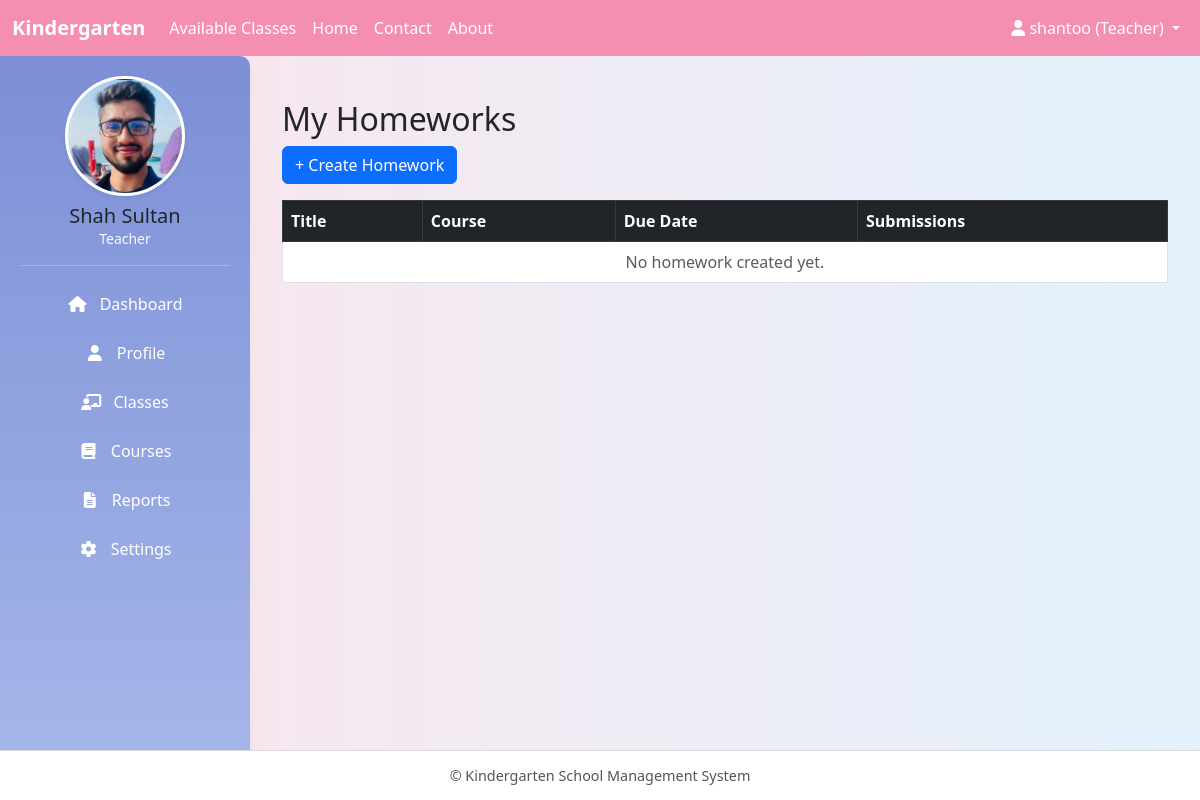
/teacher/teacher_homeworks/ (signed in), run on an earlier commit of the app's database.
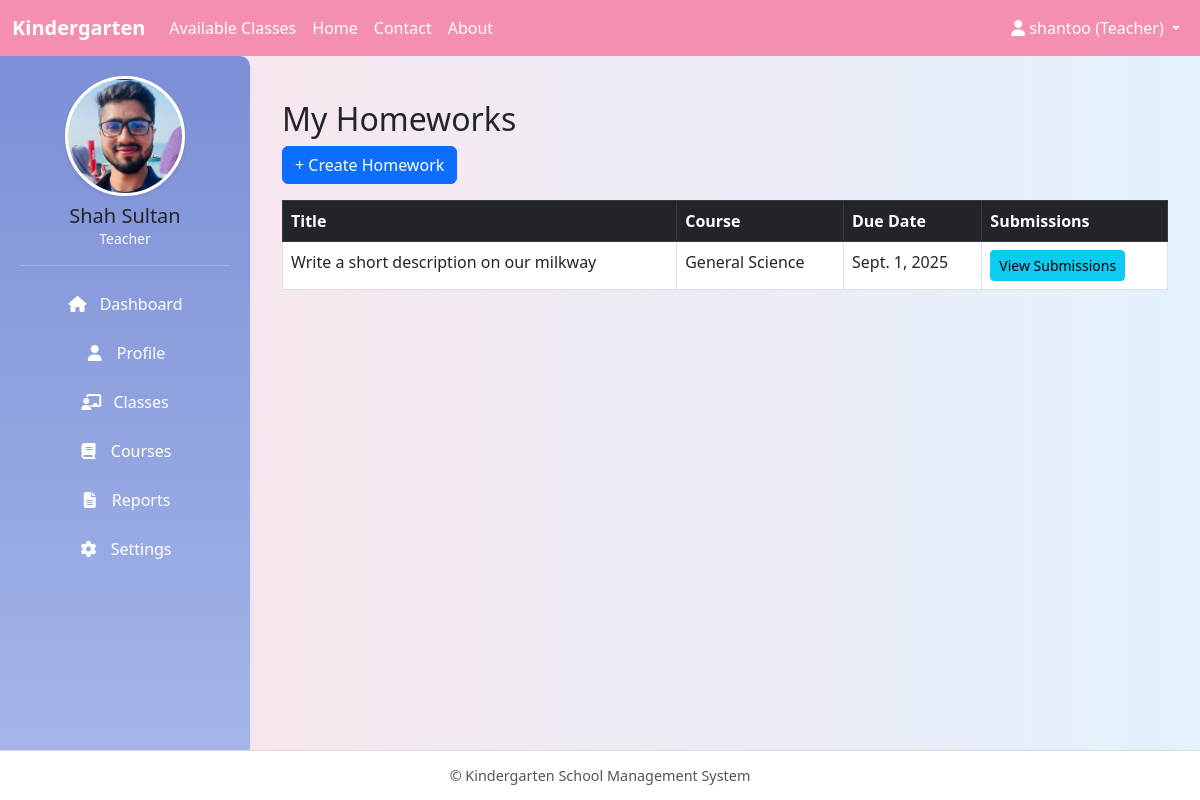
And on a later commit of the database.
### core/models.py (models this page shows, shortened)
class User(AbstractUser):
    ROLE_CHOICES = (
        ("admin", "Admin"),
        ("teacher", "Teacher"),
        ("student", "Student"),
    )
    role = models.CharField(max_length=10, choices=ROLE_CHOICES)

class TeaacherProfile(models.Model):
    user = models.OneToOneField(User, on_delete=models.CASCADE, related_name='teacher_profile')
    full_name = models.CharField(max_length=128, blank=True)
    class_room = models.ForeignKey(ClassRoom, on_delete=models.SET_NULL, null=True, blank=True)
    date_of_birth = models.DateField(null=True, blank=True)
    address = models.TextField(blank=True)
    phone = models.CharField(max_length=24, blank=True)
    photo = models.ImageField(upload_to='teacher_photos/', blank=True, null=True)
    qualification = models.CharField(max_length=256, blank=True)
    experience_years = models.PositiveIntegerField(default=0)

class Homework(models.Model):
    course = models.ForeignKey(Course, on_delete=models.CASCADE)
    title = models.CharField(max_length=200)
    description = models.TextField(blank=True)
    due_date = models.DateField()
    created_at = models.DateTimeField(auto_now_add=True)
    created_by = models.ForeignKey(User, on_delete=models.SET_NULL, null=True)

class Course(models.Model):
    title = models.CharField(max_length=128)
    classroom = models.ForeignKey(ClassRoom, on_delete=models.CASCADE)
    teacher = models.ForeignKey('User', on_delete=models.SET_NULL, null=True, limit_choices_to={'role': 'teacher'})

### core/views.py (the view)
# urls.py: path("teacher/teacher_homeworks/", views.teacher_homeworks, name="teacher_homeworks"),
@login_required
def teacher_homeworks(request):
    if request.user.role != 'teacher':
        messages.error(request, 'Permission denied')
        return redirect('dashboard')
    homeworks = Homework.objects.filter(created_by=request.user).select_related("course")
    return render(request, 'teacher/homework_list.html', {"homeworks": homeworks})

### core/templates/teacher/homework_list.html
{% extends "base.html" %}
{% block content %}
<div class="container mt-4">
    <h2>My Homeworks</h2>
    <a href="{% url 'create_homework' %}" class="btn btn-primary mb-3">+ Create Homework</a>
    <table class="table table-bordered">
        <thead class="table-dark">
            <tr>
                <th>Title</th>
                <th>Course</th>
                <th>Due Date</th>
                <th>Submissions</th>
            </tr>
        </thead>
        <tbody>
            {% for hw in homeworks %}
            <tr>
                <td>{{ hw.title }}</td>
                <td>{{ hw.course.title }}</td>
                <td>{{ hw.due_date }}</td>
                <td>
                    <a href="{% url 'view_submissions' hw.id %}" class="btn btn-sm btn-info">View Submissions</a>
                </td>
            </tr>
            {% empty %}
            <tr>
                <td colspan="4" class="text-center text-muted">No homework created yet.</td>
            </tr>
            {% endfor %}
        </tbody>
    </table>
</div>
{% endblock %}

### core/templates/base.html (shortened to what this page needs)
<!DOCTYPE html>
<html lang="en">
<head>
  <link href="https://cdn.jsdelivr.net/npm/bootstrap@5.3.0/dist/css/bootstrap.min.css" rel="stylesheet"/>
  <link rel="stylesheet" href="https://cdnjs.cloudflare.com/ajax/libs/font-awesome/6.4.0/css/all.min.css"/>
</head>
<body>
  <nav class="navbar navbar-expand-sm">
    <div class="container-fluid">
      <a class="navbar-brand" href="#">Kindergarten</a>
      <div class="collapse navbar-collapse" id="navbarContent">
        <ul class="navbar-nav me-auto">
          <li class="nav-item"><a class="nav-link" href="{% url 'available_classes' %}">Available Classes</a></li>
          <li class="nav-item"><a class="nav-link" href="{% url 'homepage' %}">Home</a></li>
          <li class="nav-item"><a class="nav-link" href="{% url 'contact' %}">Contact</a></li>
          <li class="nav-item"><a class="nav-link" href="{% url 'about' %}">About</a></li>
        </ul>
        <ul class="navbar-nav">
          <li class="nav-item dropdown">
            <a class="nav-link dropdown-toggle" href="#" id="userDropdown" role="button" data-bs-toggle="dropdown">
              <i class="fas fa-user"></i>
              {% if request.user.is_authenticated %}
                {{ request.user.username }} ({{ request.user.role|title }})
              {% else %}
                Account
              {% endif %}
            </a>
          </li>
        </ul>
      </div>
    </div>
  </nav>
  {% if request.user.is_authenticated %}
  <div class="sidebar text-center">
    {% if request.user.role == "student" %}
      {% if request.user.student_profile.photo %}
        <img src="{{ request.user.student_profile.photo.url }}" alt="Profile Picture" class="profile_pic shadow-sm" />
      {% else %}
        <img src="https://via.placeholder.com/120" alt="Profile Picture" class="profile_pic shadow-sm" />
      {% endif %}
    {% elif request.user.role == "teacher" %}
      {% if request.user.teacher_profile.photo %}
        <img src="{{ request.user.teacher_profile.photo.url }}" alt="Profile Picture" class="profile_pic shadow-sm" />
      {% else %}
        <img src="https://via.placeholder.com/120" alt="Profile Picture" class="profile_pic shadow-sm" />
      {% endif %}
    {% elif request.user.role == "admin" %}
      {% if request.user.admin_profile.photo %}
        <img src="{{ request.user.admin_profile.photo.url }}" alt="Profile Picture" class="profile_pic shadow-sm" />
      {% else %}
        <img src="https://via.placeholder.com/120" alt="Profile Picture" class="profile_pic shadow-sm" />
      {% endif %}
    {% endif %}
    <h5 class="mt-2 mb-0">{{ request.user.get_full_name|default:request.user.username }}</h5>
    <p class="text-light small mb-3">{{ request.user.role|title }}</p>
    <hr class="border-light">
    {% if request.user.role == "student" %}
      <a href="{% url 'dashboard' %}"><i class="fas fa-home me-2"></i> Dashboard</a>
      <a href="{% url 'student_profile' %}"><i class="fas fa-user me-2"></i> Profile</a>
      <a href="#"><i class="fas fa-tasks me-2"></i> My Tasks</a>
      <a href="{% url 'pay_monthly_fee' %}"><i class="fas fa-tasks me-2"></i> Monthly Fee</a>
      <a href="{% url 'student_fee_history' %}"><i class="fas fa-tasks me-2"></i> Monthly Fee History</a>
      <a href="#"><i class="fas fa-calendar-check me-2"></i> Attendance</a>
      <a href="#"><i class="fas fa-file-alt me-2"></i> Reports</a>
      <a href="#"><i class="fas fa-cog me-2"></i> Settings</a>
    {% elif request.user.role == "teacher" %}
      <a href="{% url 'dashboard' %}"><i class="fas fa-home me-2"></i> Dashboard</a>
      <a href="{% url 'teacher_profile' %}"><i class="fas fa-user me-2"></i> Profile</a>
      <a href="#"><i class="fas fa-chalkboard-teacher me-2"></i> Classes</a>
      <a href="{% url 'teacher_courses' %}"><i class="fas fa-book me-2"></i> Courses</a>
      <a href="#"><i class="fas fa-file-alt me-2"></i> Reports</a>
      <a href="#"><i class="fas fa-cog me-2"></i> Settings</a>
    {% endif %}
      </div>
  {% endif %}
  <div class="{% if request.user.is_authenticated %}main-content{% else %}main-content full-width{% endif %}">
    {% block content %}{% endblock %}
  </div>
  <footer>
    &copy; {{ now|date:"Y" }} Kindergarten School Management System
  </footer>
</body>
</html>

### core/templates/base.html (style rules this page uses)
body { background: linear-gradient(to right, #fce4ec, #e3f2fd); font-family: "Segoe UI", Tahoma, Geneva, Verdana, sans-serif; margin: 0; padding: 0; }
.navbar { background-color: #f48fb1 !important; position: fixed; top: 0; left: 0; right: 0; z-index: 1030; }
.navbar-brand { font-weight: bold; color: #ffffff !important; }
.nav-link { color: #fff !important; font-weight: 500; }
.sidebar { background: linear-gradient(180deg, #7c8fd6, #a7b8ea); box-shadow: 0 4px 10px rgba(0, 0, 0, 0.05); padding: 20px; height: calc(100vh - 56px); position: fixed; top: 56px; left: 0; width: 250px; overflow-y: auto; border-top-right-radius: 10px; }
.profile_pic { width: 120px; height: 120px; border-radius: 50%; object-fit: cover; border: 3px solid #fff; background-color: #fff; transition: transform 0.3s ease; }
.sidebar a { display: block; padding: 10px 15px; color: #fff; text-decoration: none; border-radius: 6px; font-weight: 500; transition: all 0.3s ease; margin-bottom: 5px; }
.sidebar i { width: 20px; text-align: center; }
.main-content { margin-top: 56px; margin-left: 250px; padding: 20px; min-height: calc(100vh - 106px); transition: margin-left 0.3s ease; }
footer { bottom: 0; left: 0; right: 0; height: 50px; background-color: #fff; text-align: center; line-height: 50px; font-size: 0.9rem; color: #555; border-top: 1px solid #ddd; position: fixed; }

What changed in the data, as far as the page shows it:
added Homework: title "Write a short description on our milkway", course "General Science", due_date "Sept. 1, 2025"
Also different on the page:
text no longer shown: "No homework created yet."
